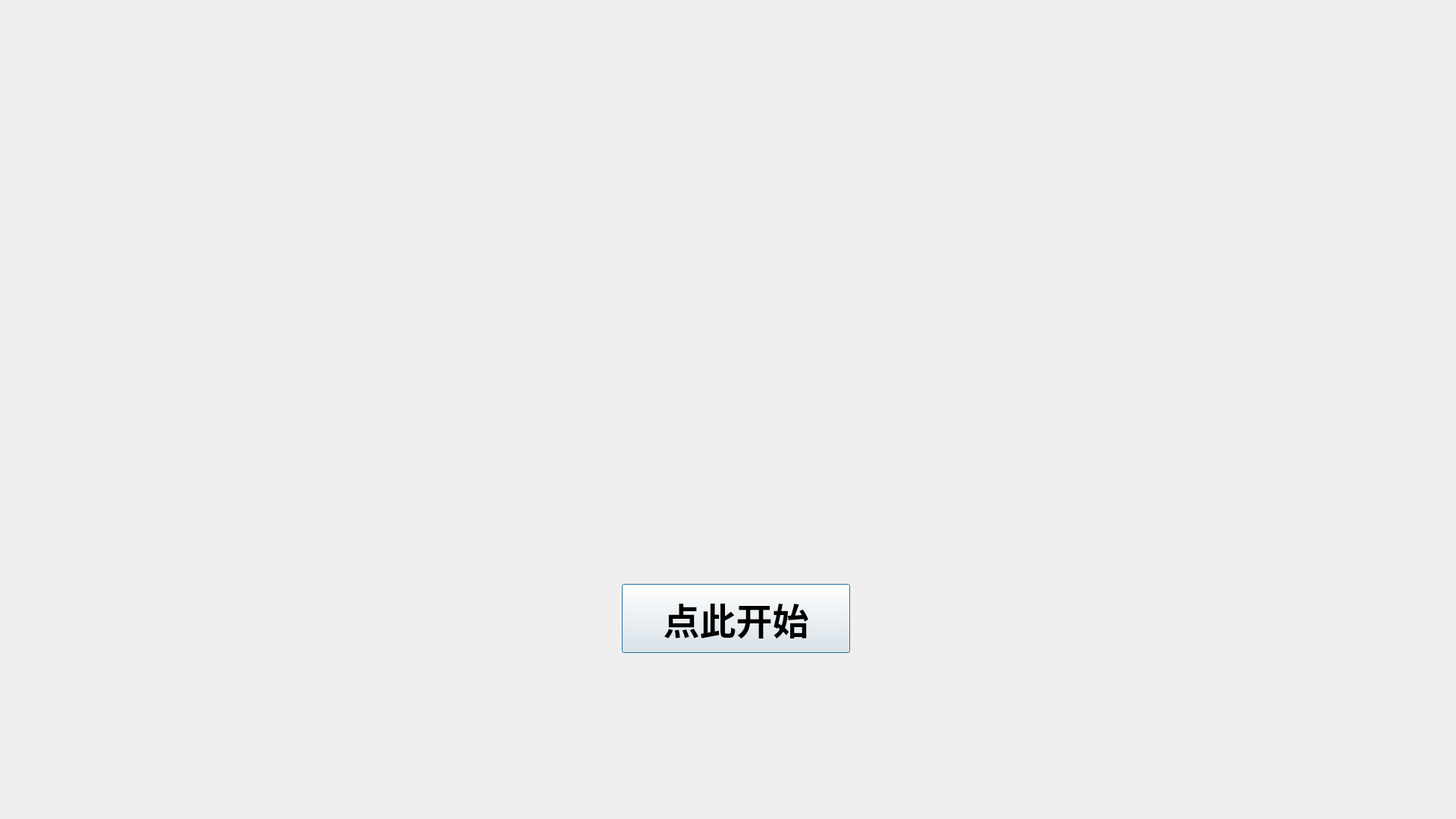
<?xml version="1.0" encoding="UTF-8"?>
<ui version="4.0">
 <class>welcome</class>
 <widget class="QDialog" name="welcome">
  <property name="geometry">
   <rect>
    <x>0</x>
    <y>0</y>
    <width>1920</width>
    <height>1080</height>
   </rect>
  </property>
  <property name="windowTitle">
   <string>Dialog</string>
  </property>
  <widget class="QPushButton" name="pushButton">
   <property name="geometry">
    <rect>
     <x>820</x>
     <y>770</y>
     <width>301</width>
     <height>91</height>
    </rect>
   </property>
   <property name="font">
    <font>
     <family>書體坊顏體㊣</family>
     <pointsize>36</pointsize>
     <weight>75</weight>
     <bold>true</bold>
    </font>
   </property>
   <property name="text">
    <string>点此开始</string>
   </property>
  </widget>
 </widget>
 <resources/>
 <connections>
  <connection>
   <sender>pushButton</sender>
   <signal>clicked()</signal>
   <receiver>welcome</receiver>
   <slot>accept()</slot>
   <hints>
    <hint type="sourcelabel">
     <x>1239</x>
     <y>597</y>
    </hint>
    <hint type="destinationlabel">
     <x>811</x>
     <y>782</y>
    </hint>
   </hints>
  </connection>
 </connections>
</ui>
